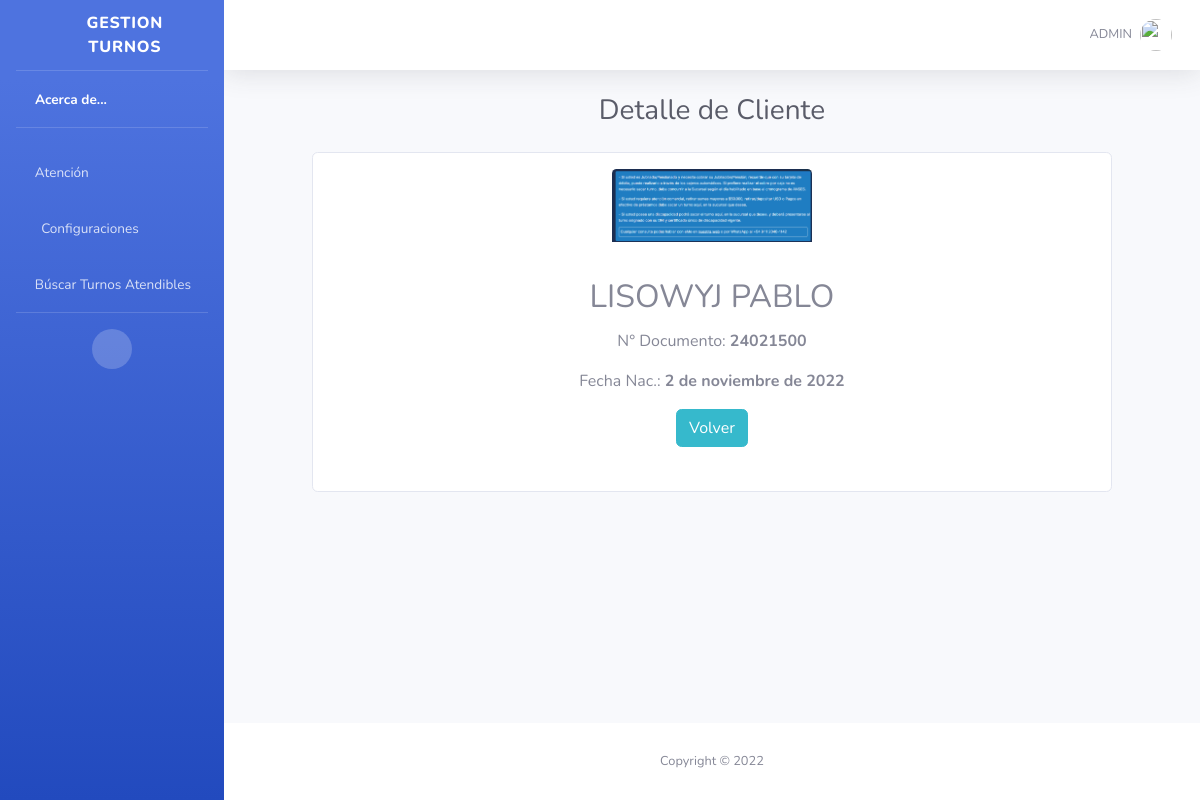
Page /cdetail/1 (signed in) on the committed database.
### admin_turnos/models.py (models this page shows)
class Clientes(models.Model):
    id = models.AutoField(primary_key=True)
    apellido = UpperCaseCharField(max_length=50)
    nombres = UpperCaseCharField(max_length=50)
    documento = models.CharField(max_length=11)
    picture = models.ImageField(upload_to="images/",null=True)
    fec_nac = models.DateField(null=True)

### admin_turnos/views.py (the view)
# urls.py: path('cdetail/<pk>', login_required(views.ClientesDetailView.as_view()), name='cdetail'),
class ClientesDetailView(DetailView):
    model = Clientes
    def get_context_data(self, **kwargs):
        context = super().get_context_data(**kwargs)
        context['show'] = "false"
        context['media'] = settings.MEDIA_URL
        return context

### admin_turnos/templates/admin_turnos/clientes_detail.html
{% extends "base.html" %}
{% block cuerpo %}
<div class="d-sm-flex align-items-center justify-content-center mb-4">
    <h1 class="h3 mb-0 text-gray-800">Detalle de Cliente</h1>
</div>
{% load static %}
<div class="row align-items-center justify-content-center">
    <div class="card align-items-center  justify-content-center " style="width: 50rem;">
        {% if object.picture %}
            <img src="{{ media }}{{object.picture}}" class="card-img-top w-25 m-3">
        {% else %}
            <img src="{% static 'img/client.png'%}" class="card-img-top m-3" style="width:50px;">
        {% endif %}
        <div class="card-body">
            <center>
                <h2 class="card-title text-uppercase">{{object.apellido}} {{object.nombres}}</h2>
                <p class="card-text">N° Documento: <b>{{object.documento}}</b></p>
                <p class="card-text">Fecha Nac.: <b>{{object.fec_nac}}</b></p>
                <a class="btn btn-info mb-4" href="{% url 'clist' %}">Volver</a>
            </center>
        </div>
    </div>
</div>
{% endblock %}

### templates/base.html (shortened to what this page needs)
<!DOCTYPE html>
<html lang="en">
<head>
    {% load static %}
    <link href="{% static 'vendor/fontawesome-free/css/all.min.css'%}" rel="stylesheet" />
    <link href="{% static 'css/sb-admin-2.min.css'%}" rel="stylesheet" />
</head>
<body id="page-top">
    <div id="wrapper">
        <ul class="navbar-nav bg-gradient-primary sidebar sidebar-dark accordion" id="accordionSidebar">
            <a class="sidebar-brand d-flex align-items-center justify-content-center" href="{% url 'main' %}">
                <div class="sidebar-brand-icon rotate-n-15">
                    <i class="fa fa-building"></i>
                </div>
                <div class="sidebar-brand-text mx-3">Gestion turnos</div>
            </a>
            <hr class="sidebar-divider my-0">
            <li class="nav-item active">
                <a class="nav-link" href="{% url 'about' %}">
                    <i class='fa fa-users'></i>
                    <span>Acerca de...</span></a>
            </li>
            <hr class="sidebar-divider">
            {% if user.id %}
                <li class="nav-item">
                    <a class="nav-link collapsed" href="#" data-toggle="collapse" data-target="#atencion"
                        aria-expanded="true" aria-controls="atencion">
                        <i class='fas fa-laptop-medical'></i>
                        <span>Atención</span>
                    </a>
                </li>
                <li class="nav-item">
                    <a class="nav-link collapsed" href="#" data-toggle="collapse" data-target="#config" aria-expanded="true"
                        aria-controls="config">
                        <i class="fas fa-fw fa-cog"></i>
                        <span>Configuraciones</span>
                    </a>
                </li>
                <li class="nav-item">
                    <a class="nav-link" href="{% url 'finder' %}">
                        <i class='fa fa-search'></i>
                        <span>Búscar Turnos Atendibles</span></a>
                </li>
                <hr class="sidebar-divider d-none d-md-block">
            {% endif %}
            <div class="text-center d-none d-md-inline">
                <button class="rounded-circle border-0" id="sidebarToggle"></button>
            </div>
        </ul>
        <div id="content-wrapper" class="d-flex flex-column">
            <div id="content">
                <nav class="navbar navbar-expand navbar-light bg-white topbar mb-4 static-top shadow">
                    <ul class="navbar-nav ml-auto">
                        {% if request.user.id %}
                            <li class="nav-item dropdown no-arrow">
                                <a class="nav-link dropdown-toggle" href="#" id="userDropdown" role="button" data-toggle="dropdown"
                                    aria-haspopup="true" aria-expanded="false">
                                    {% if request.user.first_name and request.user.last_name %}
                                        <span class="mr-2 d-none d-lg-inline text-gray-600 small text-uppercase">{{ request.user.first_name }} {{ request.user.last_name }}</span>
                                    {% else %}
                                        <span class="mr-2 d-none d-lg-inline text-gray-600 small text-uppercase">{{ request.user.username }}</span>
                                    {% endif %}
                                    <img class="img-profile rounded-circle" src="{% static 'img/user.png'%}">
                                </a>
                            </li>
                        {% endif %}
                    </ul>
                </nav>
                <div class="container-fluid">
                    {% block cuerpo %}
                    {% endblock %}
                </div>
            </div>
            <footer class="sticky-footer bg-white">
                <div class="container my-auto">
                    <div class="copyright text-center my-auto">
                        <span>Copyright &copy; 2022</span>
                    </div>
                </div>
            </footer>
        </div>
    </div>
    <link rel="stylesheet" href="//code.jquery.com/ui/1.13.2/themes/base/jquery-ui.css">
</body>
</html>

### rows in the picture
Clientes: picture (picture), apellido "LISOWYJ", nombres "PABLO", documento "24021500", fec_nac "2 de noviembre de 2022"

### other values in the picture
{{ request.user.username }} "ADMIN"
